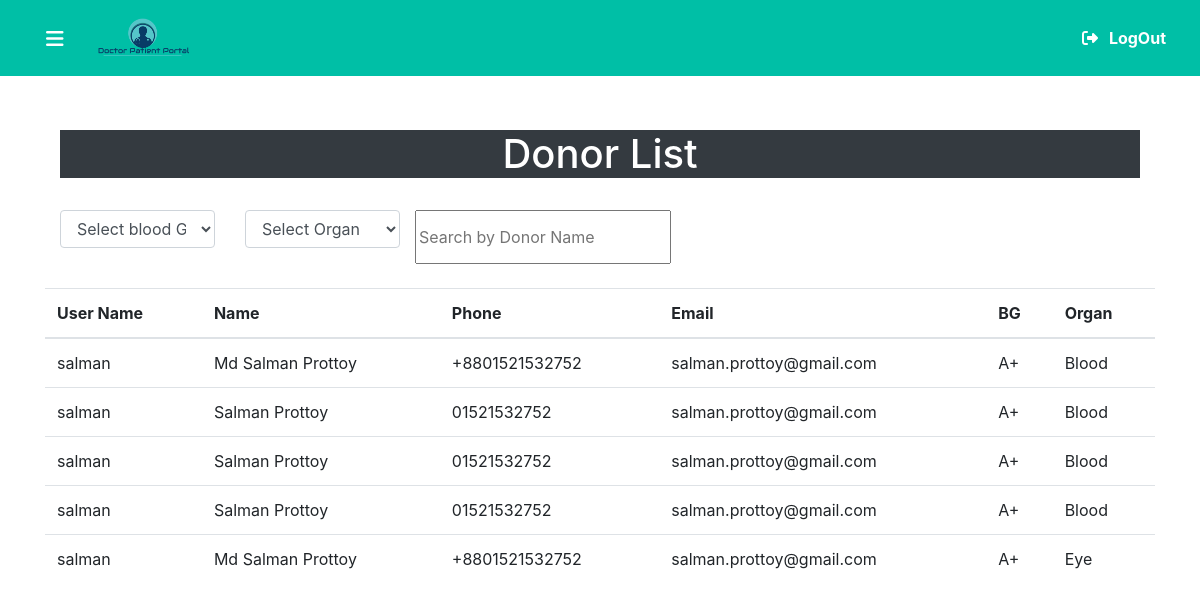
The app's page /admin/donation.php with its own data.
### tables this page shows
CREATE TABLE `organ` (
  `o_id` int(15) NOT NULL,
  `p_name` varchar(100) NOT NULL,
  `o_name` varchar(50) NOT NULL,
  `o_phone` varchar(100) NOT NULL,
  `o_email` varchar(100) NOT NULL,
  `o_bgroup` varchar(100) NOT NULL,
  `o_organ` varchar(100) NOT NULL,
  `o_address` varchar(100) NOT NULL
);

### admin/donation.php (the view, shortened to what this page needs)
<?php
include('../includes/db_connect.inc.php');
include('../includes/header.php');
include('navbar.php');
$query = "SELECT * FROM `organ`;";
$query_run = mysqli_query($conn, $query);
include('sidebar.php');
?>
<div class="donorlist">
    <h1 class="text-white bg-dark text-center">
        Donor List
    </h1><br>
    <div class="row">
        <div class="col-md-2">
            <div class="form-group">
                <select class="form-control" name="accountType" id="drpdwnbg" onchange="bgSearch()">
                    <option value="" disabled selected>Select blood Group</option>
                </select>
            </div>
        </div>
        <div class="col-md-2">
            <div class="form-group">
                <select class="form-control" name="accountType" id="drpdwnorgan" onchange="organSearch()">
                <option value="" disabled selected>Select Organ</option>
                </select>
            </div>
        </div>
        <input type="text" name="" id="myInput" placeholder="Search by Donor Name" onkeyup="searchFun()">
    </div><br>
    <div class="row ">
        <table class="table" id="myTable">
                <thead>
                    <tr>
                    <th scope="col">User Name</th>
                    <th scope="col">Name</th>
                    <th scope="col">Phone</th>
                    <th scope="col">Email</th>
                    <th scope="col">BG</th>
                    <th scope="col">Organ</th>
                    </tr>
                </thead>
                <tbody>
                <div class="col-md-8">
                    <?php
                    if ($query_run) {
                        foreach ($query_run as $rows) {
                    ?>
                    <tr>
                    <td><?php echo $rows['p_name']; ?> </td>
                    <td><?php echo $rows['o_name']; ?></td>
                    <td><?php echo $rows['o_phone']; ?></td>
                    <td><?php echo $rows['o_email']; ?></td>
                    <td><?php echo strtoupper($rows['o_bgroup']); ?></td>
                    <td><?php echo $rows['o_organ']; ?></td>
                    </tr>
                    <?php
                        }
                    } else {
                        echo "No records found";
                    }
                    ?>
                </tbody>
            </table>
    </div>
</div>
</body>
</html>

### css/style.css (style rules this page uses)
*, *:after, *:before { box-sizing:border-box; -moz-box-sizing:border-box; -webkit-box-sizing:border-box; }

### records on screen
organ: p_name "salman", o_name "Md Salman Prottoy", o_phone "+8801521532752", o_email "salman.prottoy@gmail.com", o_bgroup "A+", o_organ "Blood"
organ: p_name "salman", o_name "Salman Prottoy", o_phone "01521532752", o_email "salman.prottoy@gmail.com", o_bgroup "A+", o_organ "Blood"
organ: p_name "salman", o_name "Salman Prottoy", o_phone "01521532752", o_email "salman.prottoy@gmail.com", o_bgroup "A+", o_organ "Blood"
organ: p_name "salman", o_name "Salman Prottoy", o_phone "01521532752", o_email "salman.prottoy@gmail.com", o_bgroup "A+", o_organ "Blood"
organ: p_name "salman", o_name "Md Salman Prottoy", o_phone "+8801521532752", o_email "salman.prottoy@gmail.com", o_bgroup "A+", o_organ "Eye"
